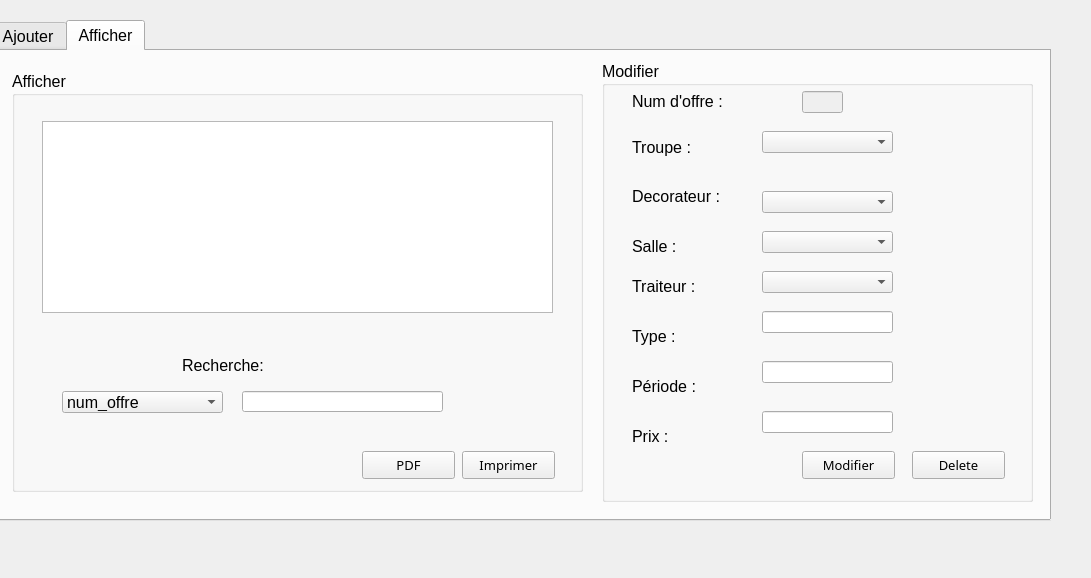
<?xml version="1.0" encoding="UTF-8"?>
<ui version="4.0">
 <class>GestionOffre</class>
 <widget class="QDialog" name="GestionOffre">
  <property name="geometry">
   <rect>
    <x>0</x>
    <y>0</y>
    <width>1091</width>
    <height>578</height>
   </rect>
  </property>
  <property name="windowTitle">
   <string>Dialog</string>
  </property>
  <widget class="QTabWidget" name="Ajouter_2">
   <property name="geometry">
    <rect>
     <x>-10</x>
     <y>20</y>
     <width>1061</width>
     <height>501</height>
    </rect>
   </property>
   <property name="font">
    <font>
     <family>Tahoma</family>
     <pointsize>12</pointsize>
     <weight>50</weight>
     <bold>false</bold>
    </font>
   </property>
   <property name="currentIndex">
    <number>1</number>
   </property>
   <widget class="QWidget" name="Ajouter_4">
    <attribute name="title">
     <string>Ajouter</string>
    </attribute>
    <widget class="QLabel" name="label_4">
     <property name="geometry">
      <rect>
       <x>40</x>
       <y>50</y>
       <width>171</width>
       <height>31</height>
      </rect>
     </property>
     <property name="font">
      <font>
       <family>Tahoma</family>
       <pointsize>12</pointsize>
       <weight>50</weight>
       <bold>false</bold>
      </font>
     </property>
     <property name="text">
      <string>Num d'offre :</string>
     </property>
    </widget>
    <widget class="QLabel" name="label_29">
     <property name="geometry">
      <rect>
       <x>40</x>
       <y>330</y>
       <width>171</width>
       <height>31</height>
      </rect>
     </property>
     <property name="font">
      <font>
       <family>Tahoma</family>
       <pointsize>12</pointsize>
       <weight>50</weight>
       <bold>false</bold>
      </font>
     </property>
     <property name="text">
      <string>Periode :</string>
     </property>
    </widget>
    <widget class="QLabel" name="label_30">
     <property name="geometry">
      <rect>
       <x>40</x>
       <y>375</y>
       <width>171</width>
       <height>31</height>
      </rect>
     </property>
     <property name="font">
      <font>
       <family>Tahoma</family>
       <pointsize>12</pointsize>
       <weight>50</weight>
       <bold>false</bold>
      </font>
     </property>
     <property name="text">
      <string>Prix :</string>
     </property>
    </widget>
    <widget class="QLineEdit" name="le_num_3">
     <property name="geometry">
      <rect>
       <x>390</x>
       <y>50</y>
       <width>41</width>
       <height>22</height>
      </rect>
     </property>
     <property name="font">
      <font>
       <family>Tahoma</family>
       <pointsize>14</pointsize>
       <weight>50</weight>
       <bold>false</bold>
      </font>
     </property>
     <property name="text">
      <string/>
     </property>
    </widget>
    <widget class="QLineEdit" name="le_prix_3">
     <property name="geometry">
      <rect>
       <x>350</x>
       <y>380</y>
       <width>131</width>
       <height>22</height>
      </rect>
     </property>
     <property name="font">
      <font>
       <family>Tahoma</family>
       <pointsize>14</pointsize>
       <weight>50</weight>
       <bold>false</bold>
      </font>
     </property>
     <property name="text">
      <string/>
     </property>
    </widget>
    <widget class="QLabel" name="label_41">
     <property name="geometry">
      <rect>
       <x>40</x>
       <y>100</y>
       <width>191</width>
       <height>31</height>
      </rect>
     </property>
     <property name="font">
      <font>
       <family>Tahoma</family>
       <pointsize>12</pointsize>
       <weight>50</weight>
       <bold>false</bold>
      </font>
     </property>
     <property name="text">
      <string>Troupe :</string>
     </property>
    </widget>
    <widget class="QPushButton" name="pushButton_7">
     <property name="geometry">
      <rect>
       <x>640</x>
       <y>410</y>
       <width>93</width>
       <height>28</height>
      </rect>
     </property>
     <property name="font">
      <font>
       <family>Tahoma</family>
       <pointsize>10</pointsize>
       <weight>50</weight>
       <bold>false</bold>
      </font>
     </property>
     <property name="text">
      <string>Ajouter</string>
     </property>
    </widget>
    <widget class="QLineEdit" name="lineEdit_11">
     <property name="geometry">
      <rect>
       <x>350</x>
       <y>330</y>
       <width>131</width>
       <height>22</height>
      </rect>
     </property>
     <property name="font">
      <font>
       <family>Tahoma</family>
       <pointsize>14</pointsize>
       <weight>50</weight>
       <bold>false</bold>
      </font>
     </property>
    </widget>
    <widget class="QLineEdit" name="lineEdit_13">
     <property name="geometry">
      <rect>
       <x>350</x>
       <y>280</y>
       <width>131</width>
       <height>22</height>
      </rect>
     </property>
     <property name="font">
      <font>
       <family>Tahoma</family>
       <pointsize>14</pointsize>
       <weight>50</weight>
       <bold>false</bold>
      </font>
     </property>
    </widget>
    <widget class="QComboBox" name="comboBox">
     <property name="geometry">
      <rect>
       <x>350</x>
       <y>100</y>
       <width>131</width>
       <height>22</height>
      </rect>
     </property>
     <property name="font">
      <font>
       <family>Tahoma</family>
       <pointsize>14</pointsize>
       <weight>50</weight>
       <bold>false</bold>
      </font>
     </property>
    </widget>
    <widget class="QComboBox" name="comboBox_2">
     <property name="geometry">
      <rect>
       <x>350</x>
       <y>150</y>
       <width>131</width>
       <height>22</height>
      </rect>
     </property>
     <property name="font">
      <font>
       <family>Tahoma</family>
       <pointsize>14</pointsize>
       <weight>50</weight>
       <bold>false</bold>
      </font>
     </property>
    </widget>
    <widget class="QComboBox" name="comboBox_3">
     <property name="geometry">
      <rect>
       <x>350</x>
       <y>200</y>
       <width>131</width>
       <height>22</height>
      </rect>
     </property>
     <property name="font">
      <font>
       <family>Tahoma</family>
       <pointsize>14</pointsize>
       <weight>50</weight>
       <bold>false</bold>
      </font>
     </property>
    </widget>
    <widget class="QComboBox" name="comboBox_4">
     <property name="geometry">
      <rect>
       <x>350</x>
       <y>240</y>
       <width>131</width>
       <height>22</height>
      </rect>
     </property>
     <property name="font">
      <font>
       <family>Tahoma</family>
       <pointsize>14</pointsize>
       <weight>50</weight>
       <bold>false</bold>
      </font>
     </property>
    </widget>
    <widget class="QGroupBox" name="groupBox">
     <property name="geometry">
      <rect>
       <x>10</x>
       <y>10</y>
       <width>741</width>
       <height>441</height>
      </rect>
     </property>
     <property name="font">
      <font>
       <family>Tahoma</family>
       <pointsize>12</pointsize>
       <weight>50</weight>
       <bold>false</bold>
      </font>
     </property>
     <property name="title">
      <string>Ajouter</string>
     </property>
     <widget class="QLabel" name="label_42">
      <property name="geometry">
       <rect>
        <x>30</x>
        <y>120</y>
        <width>191</width>
        <height>41</height>
       </rect>
      </property>
      <property name="font">
       <font>
        <family>Tahoma</family>
        <pointsize>12</pointsize>
        <weight>50</weight>
        <bold>false</bold>
       </font>
      </property>
      <property name="text">
       <string>Decorateur :</string>
      </property>
     </widget>
     <widget class="QLabel" name="label_35">
      <property name="geometry">
       <rect>
        <x>30</x>
        <y>160</y>
        <width>181</width>
        <height>51</height>
       </rect>
      </property>
      <property name="font">
       <font>
        <family>Tahoma</family>
        <pointsize>12</pointsize>
        <weight>50</weight>
        <bold>false</bold>
       </font>
      </property>
      <property name="text">
       <string>Salle :</string>
      </property>
     </widget>
     <widget class="QLabel" name="label_43">
      <property name="geometry">
       <rect>
        <x>30</x>
        <y>210</y>
        <width>181</width>
        <height>41</height>
       </rect>
      </property>
      <property name="font">
       <font>
        <family>Tahoma</family>
        <pointsize>12</pointsize>
        <weight>50</weight>
        <bold>false</bold>
       </font>
      </property>
      <property name="text">
       <string>Traiteur :</string>
      </property>
     </widget>
     <widget class="QLabel" name="label_28">
      <property name="geometry">
       <rect>
        <x>30</x>
        <y>260</y>
        <width>171</width>
        <height>41</height>
       </rect>
      </property>
      <property name="font">
       <font>
        <family>Tahoma</family>
        <pointsize>12</pointsize>
        <weight>50</weight>
        <bold>false</bold>
       </font>
      </property>
      <property name="text">
       <string>Type :</string>
      </property>
     </widget>
    </widget>
    <zorder>groupBox</zorder>
    <zorder>label_4</zorder>
    <zorder>label_29</zorder>
    <zorder>label_30</zorder>
    <zorder>le_num_3</zorder>
    <zorder>le_prix_3</zorder>
    <zorder>label_41</zorder>
    <zorder>pushButton_7</zorder>
    <zorder>lineEdit_11</zorder>
    <zorder>lineEdit_13</zorder>
    <zorder>comboBox</zorder>
    <zorder>comboBox_2</zorder>
    <zorder>comboBox_3</zorder>
    <zorder>comboBox_4</zorder>
   </widget>
   <widget class="QWidget" name="Consulter_3">
    <attribute name="title">
     <string>Afficher</string>
    </attribute>
    <widget class="QGroupBox" name="groupBox_2">
     <property name="geometry">
      <rect>
       <x>20</x>
       <y>20</y>
       <width>571</width>
       <height>421</height>
      </rect>
     </property>
     <property name="font">
      <font>
       <family>Tahoma</family>
       <pointsize>12</pointsize>
       <weight>50</weight>
       <bold>false</bold>
      </font>
     </property>
     <property name="title">
      <string>Afficher</string>
     </property>
     <widget class="QLineEdit" name="lineEdit_3">
      <property name="geometry">
       <rect>
        <x>230</x>
        <y>320</y>
        <width>201</width>
        <height>21</height>
       </rect>
      </property>
     </widget>
     <widget class="QTableView" name="taboffre">
      <property name="geometry">
       <rect>
        <x>30</x>
        <y>50</y>
        <width>511</width>
        <height>192</height>
       </rect>
      </property>
      <property name="font">
       <font>
        <family>Tahoma</family>
        <pointsize>12</pointsize>
        <weight>50</weight>
        <bold>false</bold>
       </font>
      </property>
     </widget>
     <widget class="QPushButton" name="pushButton_17">
      <property name="geometry">
       <rect>
        <x>450</x>
        <y>380</y>
        <width>93</width>
        <height>28</height>
       </rect>
      </property>
      <property name="font">
       <font>
        <family>Franklin Gothic Medium</family>
        <pointsize>10</pointsize>
        <weight>50</weight>
        <bold>false</bold>
       </font>
      </property>
      <property name="text">
       <string>Imprimer</string>
      </property>
     </widget>
     <widget class="QComboBox" name="comboBox_5">
      <property name="geometry">
       <rect>
        <x>50</x>
        <y>320</y>
        <width>161</width>
        <height>22</height>
       </rect>
      </property>
      <property name="font">
       <font>
        <family>Tahoma</family>
        <pointsize>12</pointsize>
        <weight>50</weight>
        <bold>false</bold>
       </font>
      </property>
      <item>
       <property name="text">
        <string>num_offre</string>
       </property>
      </item>
      <item>
       <property name="text">
        <string>periode</string>
       </property>
      </item>
      <item>
       <property name="text">
        <string>type</string>
       </property>
      </item>
      <item>
       <property name="text">
        <string>prix_offre</string>
       </property>
      </item>
     </widget>
     <widget class="QLabel" name="label_8">
      <property name="geometry">
       <rect>
        <x>170</x>
        <y>279</y>
        <width>141</width>
        <height>31</height>
       </rect>
      </property>
      <property name="font">
       <font>
        <family>Tahoma</family>
        <pointsize>12</pointsize>
        <weight>50</weight>
        <bold>false</bold>
       </font>
      </property>
      <property name="text">
       <string>Recherche:</string>
      </property>
     </widget>
     <widget class="QPushButton" name="pushPDF">
      <property name="geometry">
       <rect>
        <x>350</x>
        <y>380</y>
        <width>93</width>
        <height>28</height>
       </rect>
      </property>
      <property name="font">
       <font>
        <family>Franklin Gothic Medium</family>
        <pointsize>10</pointsize>
        <weight>50</weight>
        <bold>false</bold>
       </font>
      </property>
      <property name="text">
       <string>PDF</string>
      </property>
     </widget>
    </widget>
    <widget class="QLabel" name="label_56">
     <property name="geometry">
      <rect>
       <x>640</x>
       <y>86</y>
       <width>101</width>
       <height>20</height>
      </rect>
     </property>
     <property name="font">
      <font>
       <family>Tahoma</family>
       <pointsize>12</pointsize>
       <weight>50</weight>
       <bold>false</bold>
      </font>
     </property>
     <property name="text">
      <string>Troupe :</string>
     </property>
    </widget>
    <widget class="QComboBox" name="comboBox_17">
     <property name="geometry">
      <rect>
       <x>770</x>
       <y>140</y>
       <width>131</width>
       <height>22</height>
      </rect>
     </property>
    </widget>
    <widget class="QLabel" name="label_57">
     <property name="geometry">
      <rect>
       <x>640</x>
       <y>270</y>
       <width>91</width>
       <height>31</height>
      </rect>
     </property>
     <property name="font">
      <font>
       <family>Tahoma</family>
       <pointsize>12</pointsize>
       <weight>50</weight>
       <bold>false</bold>
      </font>
     </property>
     <property name="text">
      <string>Type :</string>
     </property>
    </widget>
    <widget class="QLabel" name="label_58">
     <property name="geometry">
      <rect>
       <x>640</x>
       <y>135</y>
       <width>101</width>
       <height>21</height>
      </rect>
     </property>
     <property name="font">
      <font>
       <family>Tahoma</family>
       <pointsize>12</pointsize>
       <weight>50</weight>
       <bold>false</bold>
      </font>
     </property>
     <property name="text">
      <string>Decorateur :</string>
     </property>
    </widget>
    <widget class="QLabel" name="label_59">
     <property name="geometry">
      <rect>
       <x>640</x>
       <y>225</y>
       <width>101</width>
       <height>21</height>
      </rect>
     </property>
     <property name="font">
      <font>
       <family>Tahoma</family>
       <pointsize>12</pointsize>
       <weight>50</weight>
       <bold>false</bold>
      </font>
     </property>
     <property name="text">
      <string>Traiteur :</string>
     </property>
    </widget>
    <widget class="QComboBox" name="comboBox_18">
     <property name="geometry">
      <rect>
       <x>770</x>
       <y>220</y>
       <width>131</width>
       <height>22</height>
      </rect>
     </property>
    </widget>
    <widget class="QLabel" name="label_60">
     <property name="geometry">
      <rect>
       <x>640</x>
       <y>185</y>
       <width>91</width>
       <height>21</height>
      </rect>
     </property>
     <property name="font">
      <font>
       <family>Tahoma</family>
       <pointsize>12</pointsize>
       <weight>50</weight>
       <bold>false</bold>
      </font>
     </property>
     <property name="text">
      <string>Salle :</string>
     </property>
    </widget>
    <widget class="QLabel" name="label_47">
     <property name="geometry">
      <rect>
       <x>640</x>
       <y>370</y>
       <width>101</width>
       <height>31</height>
      </rect>
     </property>
     <property name="font">
      <font>
       <family>Tahoma</family>
       <pointsize>12</pointsize>
       <weight>50</weight>
       <bold>false</bold>
      </font>
     </property>
     <property name="text">
      <string>Prix :</string>
     </property>
    </widget>
    <widget class="QLabel" name="label_61">
     <property name="geometry">
      <rect>
       <x>640</x>
       <y>320</y>
       <width>111</width>
       <height>31</height>
      </rect>
     </property>
     <property name="font">
      <font>
       <family>Tahoma</family>
       <pointsize>12</pointsize>
       <weight>50</weight>
       <bold>false</bold>
      </font>
     </property>
     <property name="text">
      <string>Période :</string>
     </property>
    </widget>
    <widget class="QGroupBox" name="groupBox_4">
     <property name="geometry">
      <rect>
       <x>610</x>
       <y>10</y>
       <width>431</width>
       <height>441</height>
      </rect>
     </property>
     <property name="font">
      <font>
       <family>Tahoma</family>
       <pointsize>12</pointsize>
       <weight>50</weight>
       <bold>false</bold>
      </font>
     </property>
     <property name="title">
      <string>Modifier</string>
     </property>
     <widget class="QLineEdit" name="lineEdit_36">
      <property name="geometry">
       <rect>
        <x>160</x>
        <y>350</y>
        <width>131</width>
        <height>22</height>
       </rect>
      </property>
      <property name="text">
       <string/>
      </property>
     </widget>
     <widget class="QLineEdit" name="lineEdit_37">
      <property name="geometry">
       <rect>
        <x>160</x>
        <y>300</y>
        <width>131</width>
        <height>22</height>
       </rect>
      </property>
     </widget>
     <widget class="QLineEdit" name="lineEdit_38">
      <property name="geometry">
       <rect>
        <x>160</x>
        <y>250</y>
        <width>131</width>
        <height>22</height>
       </rect>
      </property>
     </widget>
     <widget class="QComboBox" name="comboBox_19">
      <property name="geometry">
       <rect>
        <x>160</x>
        <y>170</y>
        <width>131</width>
        <height>22</height>
       </rect>
      </property>
     </widget>
     <widget class="QComboBox" name="comboBox_20">
      <property name="geometry">
       <rect>
        <x>160</x>
        <y>70</y>
        <width>131</width>
        <height>22</height>
       </rect>
      </property>
     </widget>
     <widget class="QLineEdit" name="lineEdit_39">
      <property name="enabled">
       <bool>false</bool>
      </property>
      <property name="geometry">
       <rect>
        <x>200</x>
        <y>30</y>
        <width>41</width>
        <height>22</height>
       </rect>
      </property>
      <property name="text">
       <string/>
      </property>
     </widget>
     <widget class="QPushButton" name="pushButton_27">
      <property name="geometry">
       <rect>
        <x>200</x>
        <y>390</y>
        <width>93</width>
        <height>28</height>
       </rect>
      </property>
      <property name="font">
       <font>
        <family>Franklin Gothic Medium</family>
        <pointsize>10</pointsize>
        <weight>50</weight>
        <bold>false</bold>
       </font>
      </property>
      <property name="text">
       <string>Modifier</string>
      </property>
     </widget>
     <widget class="QPushButton" name="pushButton_6">
      <property name="geometry">
       <rect>
        <x>310</x>
        <y>390</y>
        <width>93</width>
        <height>28</height>
       </rect>
      </property>
      <property name="font">
       <font>
        <family>Franklin Gothic Medium</family>
        <pointsize>10</pointsize>
        <weight>50</weight>
        <bold>false</bold>
       </font>
      </property>
      <property name="text">
       <string>Delete</string>
      </property>
     </widget>
     <widget class="QLabel" name="label_45">
      <property name="geometry">
       <rect>
        <x>30</x>
        <y>30</y>
        <width>111</width>
        <height>21</height>
       </rect>
      </property>
      <property name="font">
       <font>
        <family>Tahoma</family>
        <pointsize>12</pointsize>
        <weight>50</weight>
        <bold>false</bold>
       </font>
      </property>
      <property name="text">
       <string>Num d'offre :</string>
      </property>
     </widget>
    </widget>
    <zorder>groupBox_4</zorder>
    <zorder>groupBox_2</zorder>
    <zorder>label_56</zorder>
    <zorder>comboBox_17</zorder>
    <zorder>label_57</zorder>
    <zorder>label_58</zorder>
    <zorder>label_59</zorder>
    <zorder>comboBox_18</zorder>
    <zorder>label_60</zorder>
    <zorder>label_47</zorder>
    <zorder>label_61</zorder>
   </widget>
  </widget>
 </widget>
 <resources/>
 <connections/>
</ui>
